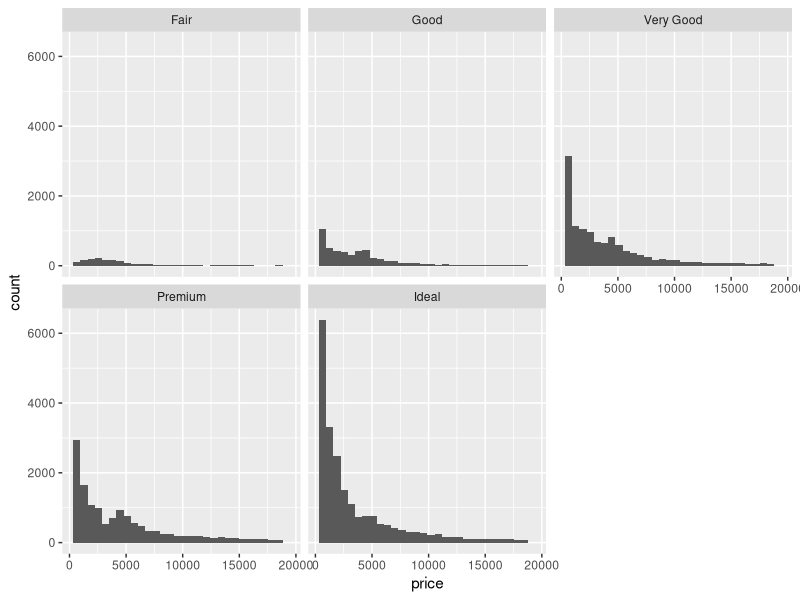
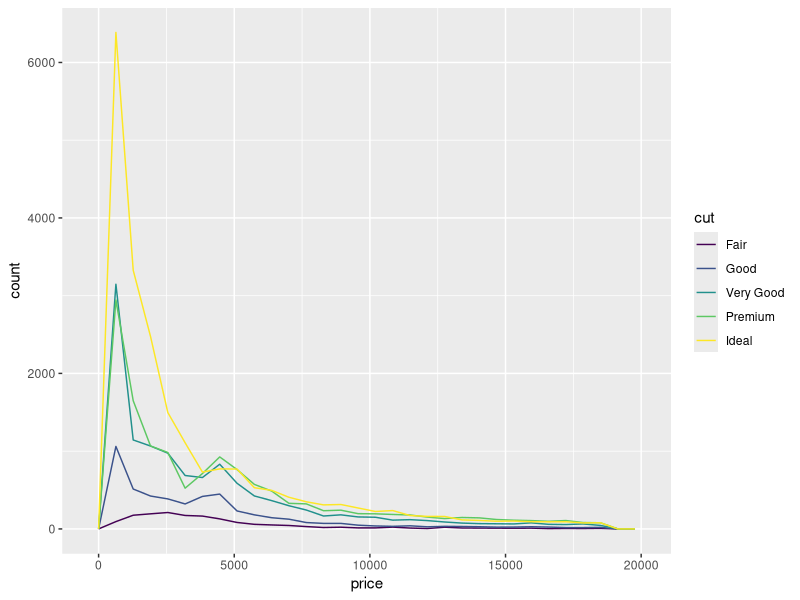
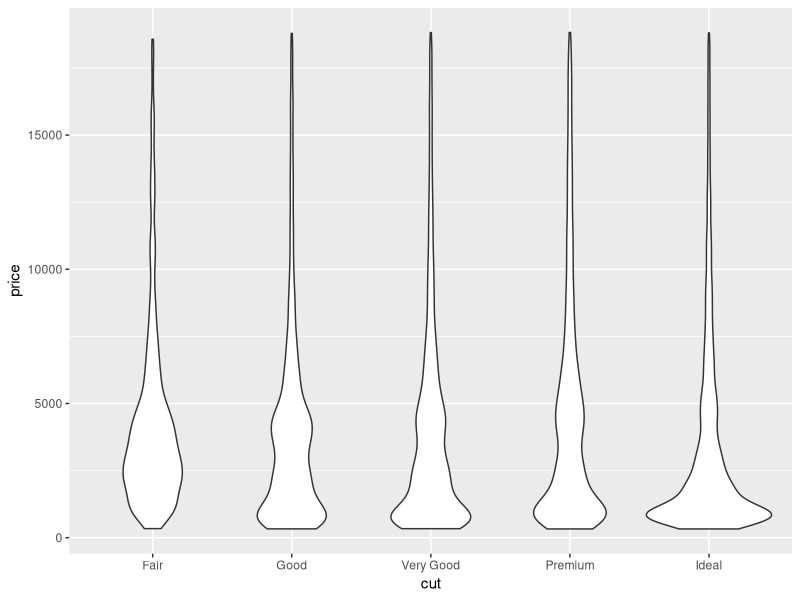
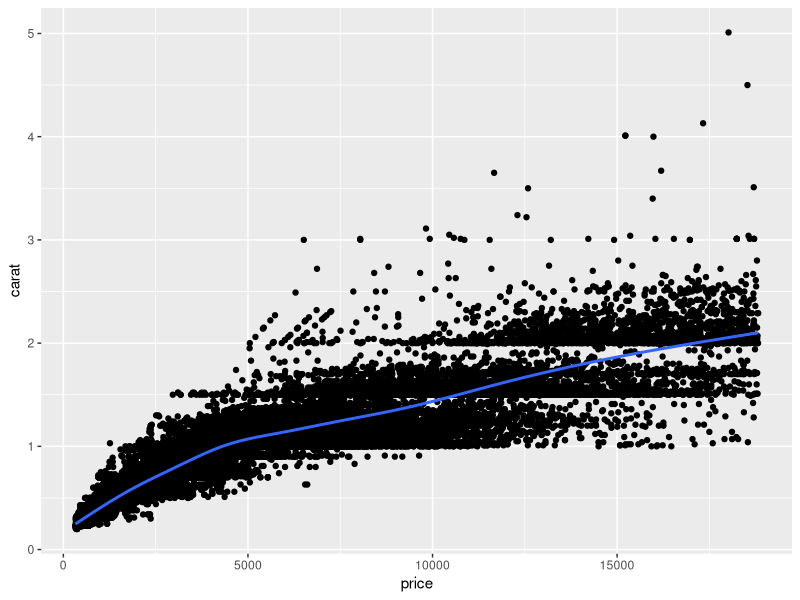
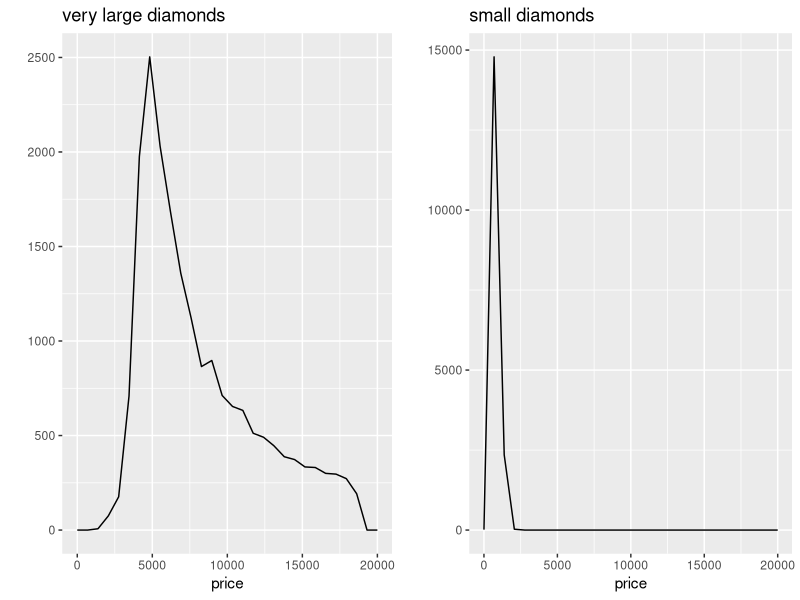
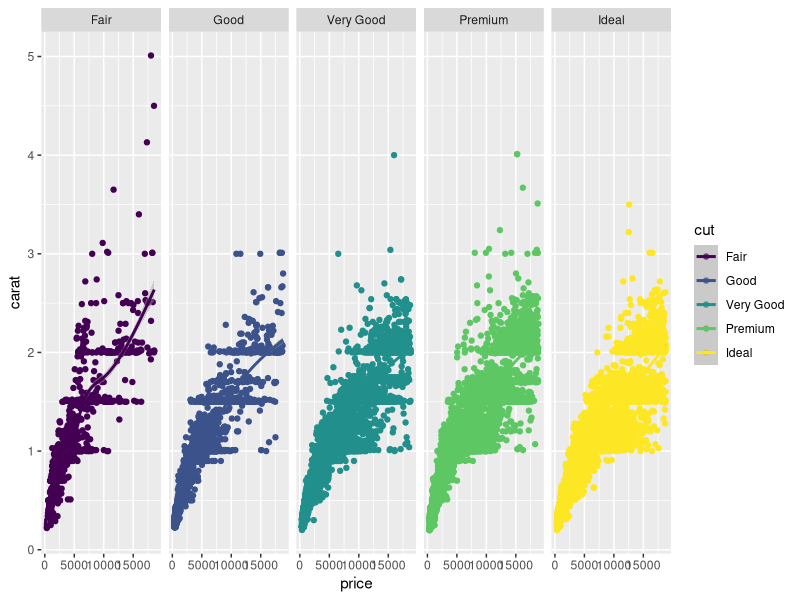

These charts were generated, in order, by the following R code:
## ---- chunk 1
knitr::opts_chunk$set(echo = TRUE, out.width='50%', fig.align='center')
library(tidyverse)
library(gridExtra)
data(diamonds)
## ---- chunk 2
   ggplot(data=diamonds,aes(x=price)) + facet_wrap(~ cut) + geom_histogram()
## ---- chunk 3
   ggplot(data=diamonds,mapping=aes(x=price,color=cut))+geom_freqpoly()
## ---- chunk 4
  ggplot(data=diamonds,mapping=aes(x=cut,y=price))+geom_violin()
## ---- chunk 5
    ggplot(data = diamonds, mapping = aes(x =   price, y = carat)) +
geom_point() +geom_smooth()
## ---- chunk 6
   q3b<-diamonds %>%mutate(size=ifelse(carat<0.45,"small",ifelse(carat<0.95,"medium","large")))
   verylargediamonds<-q3b%>%filter(size=="large")
   verysmalldiamonds<-q3b%>%filter(size=="small")
   p1 <- qplot( price, data=verylargediamonds, geom="freqpoly",xlim=c(0,20000),main="very large diamonds")
   p2 <- qplot( price, data=verysmalldiamonds, geom="freqpoly",xlim=c(0,20000),main="small diamonds") 
   grid.arrange(p1, p2,ncol=2)
## ---- chunk 7
   ggplot(data=diamonds,aes(x=price,y=carat,color=cut))+geom_point()+geom_smooth()+facet_grid(~cut)

